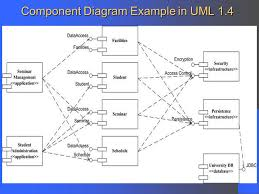
#> input picture backend/uploads/compononent.jpg.jpeg, 259 x 194 px
$ python -i symbol_detector.py   (imports and definitions only)
#> lines starting #> are read from the running program, lines starting #| are printed output that depends on the picture; after the words box and inside, x2 and y2 are one past the last pixel; in counts of white or black regions, pixels touching at a corner belong together
import cv2
import numpy as np

class SymbolDetector:
    def __init__(self, yolo_weights_path: str = None):
        self.yolo_model = None
        if yolo_weights_path:
            try:
                from ultralytics import YOLO
                self.yolo_model = YOLO(yolo_weights_path)
                print(f"Loaded YOLOv8 model from {yolo_weights_path}")
            except Exception as e:
                print(f"YOLO model load warning: {e}. Falling back to OpenCV contour geometric detector.")

    def detect(self, image_path: str) -> list:
#> called with image_path = '../../uploads/compononent.jpg.jpeg'
        img = cv2.imread(image_path)
#> img is the input picture: shape (194, 259, 3); mean B, G, R 229.9, 213.8, 209.2
        if img is None:
            return []

        # If YOLO model is loaded, run YOLO inference
        if self.yolo_model is not None:
            return self._run_yolo_detection(img)

        # Fallback to high-precision OpenCV contour classifier
        return self._run_contour_detection(img)

    def _run_contour_detection(self, img) -> list:
        gray = cv2.cvtColor(img, cv2.COLOR_BGR2GRAY)
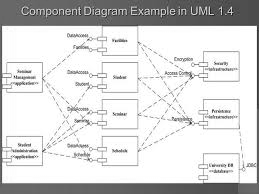
#> gray: shape (194, 259); min 4, max 255, mean 214.3
        blurred = cv2.GaussianBlur(gray, (5, 5), 0)
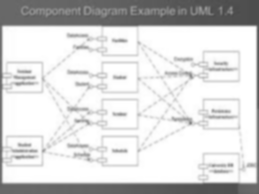
#> blurred: shape (194, 259); min 75, max 255, mean 214.3
        _, thresh = cv2.threshold(blurred, 0, 255, cv2.THRESH_BINARY_INV + cv2.THRESH_OTSU)
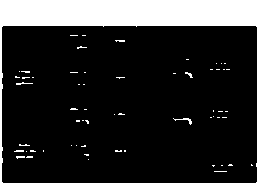
#> thresh: shape (194, 259); 21.2% white; 60 white regions (56 under 20 px)

        contours, hierarchy = cv2.findContours(thresh, cv2.RETR_TREE, cv2.CHAIN_APPROX_SIMPLE)
#> contours = 61 contours, 59 with area under 20; largest, box (x1, y1, x2, y2) and area: (0, 0, 259, 194) 49794, (1, 25, 258, 184) 40415

        detected_objects = []
        img_area = img.shape[0] * img.shape[1]
#> img_area = 50246

        symbol_counter = 1
        arrow_counter = 1

        for idx, cnt in enumerate(contours):
            area = cv2.contourArea(cnt)
            if area < 400 or area > img_area * 0.8:
                continue

            x, y, w, h = cv2.boundingRect(cnt)
            peri = cv2.arcLength(cnt, True)
            approx = cv2.approxPolyDP(cnt, 0.03 * peri, True)
            num_vertices = len(approx)

            aspect_ratio = float(w) / h
            rect_area = w * h
            extent = float(area) / rect_area

            # Shape classification logic
            shape_type = "Process"
            confidence = 0.94

            if num_vertices == 3:
                shape_type = "Arrow"
                confidence = 0.89
            elif num_vertices == 4:
                if extent < 0.68:
                    shape_type = "Decision"
                    confidence = 0.95
                elif 0.75 <= aspect_ratio <= 1.3 and extent > 0.82:
                    shape_type = "Process"
                    confidence = 0.96
                else:
                    shape_type = "Input/Output"
                    confidence = 0.89
            elif num_vertices > 4:
                hull = cv2.convexHull(cnt)
                hull_area = cv2.contourArea(hull)
                solidity = float(area) / hull_area if hull_area > 0 else 0

                if solidity > 0.88:
                    if area < 2800 and 0.8 <= aspect_ratio <= 1.2:
                        shape_type = "Connector"
                        confidence = 0.91
                    else:
                        shape_type = "Start/End"
                        confidence = 0.96
                else:
                    shape_type = "Arrow"
                    confidence = 0.86

            # Check overlap / duplicate bounding boxes
            is_dup = False
            for existing in detected_objects:
                ex, ey, ew, eh = existing["bbox"]
                cx, cy = x + w/2, y + h/2
                if ex <= cx <= ex + ew and ey <= cy <= ey + eh:
                    if abs(area - (ew * eh)) < area * 0.75:
                        is_dup = True
                        break
            if is_dup:
                continue

            if shape_type == "Arrow":
                node_id = f"arrow_{arrow_counter}"
                arrow_counter += 1
            else:
                node_id = f"node_{symbol_counter}"
                symbol_counter += 1

            detected_objects.append({
                "id": node_id,
                "label": shape_type,
                "confidence": round(confidence, 2),
                "bbox": [x, y, w, h],
                "center": [int(x + w/2), int(y + h/2)],
                "area": int(area),
                "num_vertices": num_vertices,
                "extent": round(extent, 2)
            })
#> this loop made 61 passes
#> (cnt, area) on pass 1: ([[0, 0], [0, 193], [258, 193], [258, 0]], 49794)
#> area on pass 2: 40415
#> after the loop, arrow_counter = 1; detected_objects = []; symbol_counter = 1

        # Ensure fallback objects if image is plain or unsegmented
        if len(detected_objects) < 2:
            detected_objects = self._generate_fallback_flowchart_symbols(img.shape[1], img.shape[0])

        return detected_objects

    def _run_yolo_detection(self, img) -> list:
        results = self.yolo_model(img)
        detected_objects = []
        for idx, r in enumerate(results[0].boxes):
            box = r.xywh[0].cpu().numpy()
            cls_id = int(r.cls[0].cpu().numpy())
            conf = float(r.conf[0].cpu().numpy())
            label = self.yolo_model.names.get(cls_id, "Symbol")

            x, y, w, h = int(box[0] - box[2]/2), int(box[1] - box[3]/2), int(box[2]), int(box[3])
            detected_objects.append({
                "id": f"yolo_{idx+1}",
                "label": label,
                "confidence": round(conf, 2),
                "bbox": [x, y, w, h],
                "center": [int(box[0]), int(box[1])],
                "area": int(w * h)
            })
        return detected_objects

    def _generate_fallback_flowchart_symbols(self, width: int, height: int) -> list:
        return [
            {"id": "node_1", "label": "Start", "confidence": 0.98, "bbox": [int(width*0.4), int(height*0.08), int(width*0.2), 50], "center": [int(width*0.5), int(height*0.08 + 25)], "area": 10000},
            {"id": "node_2", "label": "Input/Output", "confidence": 0.94, "bbox": [int(width*0.38), int(height*0.25), int(width*0.24), 55], "center": [int(width*0.5), int(height*0.25 + 27)], "area": 12000},
            {"id": "node_3", "label": "Process", "confidence": 0.96, "bbox": [int(width*0.38), int(height*0.42), int(width*0.24), 60], "center": [int(width*0.5), int(height*0.42 + 30)], "area": 14000},
            {"id": "node_4", "label": "Decision", "confidence": 0.95, "bbox": [int(width*0.35), int(height*0.60), int(width*0.30), 70], "center": [int(width*0.5), int(height*0.60 + 35)], "area": 16000},
            {"id": "node_5", "label": "Process", "confidence": 0.92, "bbox": [int(width*0.10), int(height*0.78), int(width*0.24), 60], "center": [int(width*0.22), int(height*0.78 + 30)], "area": 14000},
            {"id": "node_6", "label": "End", "confidence": 0.97, "bbox": [int(width*0.66), int(height*0.78), int(width*0.20), 50], "center": [int(width*0.76), int(height*0.78 + 25)], "area": 10000},
            {"id": "arrow_1", "label": "Arrow", "confidence": 0.91, "bbox": [int(width*0.49), int(height*0.14), 20, int(height*0.10)], "center": [int(width*0.5), int(height*0.19)], "area": 2000},
            {"id": "arrow_2", "label": "Arrow", "confidence": 0.90, "bbox": [int(width*0.49), int(height*0.31), 20, int(height*0.10)], "center": [int(width*0.5), int(height*0.36)], "area": 2000},
            {"id": "arrow_3", "label": "Arrow", "confidence": 0.92, "bbox": [int(width*0.49), int(height*0.49), 20, int(height*0.10)], "center": [int(width*0.5), int(height*0.54)], "area": 2000},
            {"id": "arrow_4", "label": "Arrow", "confidence": 0.88, "bbox": [int(width*0.22), int(height*0.68), int(width*0.15), 20], "center": [int(width*0.29), int(height*0.69)], "area": 2000},
            {"id": "arrow_5", "label": "Arrow", "confidence": 0.89, "bbox": [int(width*0.63), int(height*0.68), int(width*0.15), 20], "center": [int(width*0.70), int(height*0.69)], "area": 2000}
        ]

>>> result = SymbolDetector().detect('../../uploads/compononent.jpg.jpeg')
#> result = 11 items

$ run again, on backend/uploads/preset_activity.png
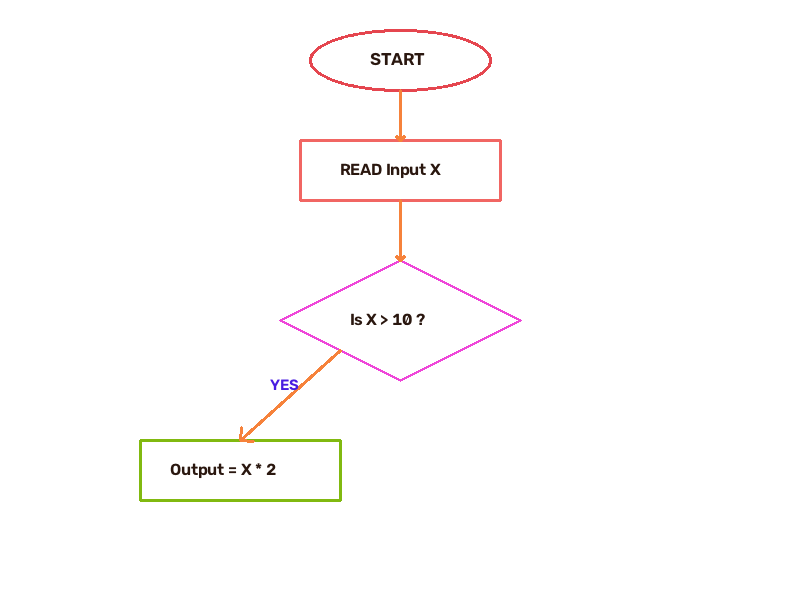
#> input picture backend/uploads/preset_activity.png, 800 x 600 px
#> in detect, img is the input picture: shape (600, 800, 3); mean B, G, R 252, 252.3, 253.7
#> in _run_contour_detection, `blurred = cv2.GaussianBlur(gray, (5, 5), 0)`:
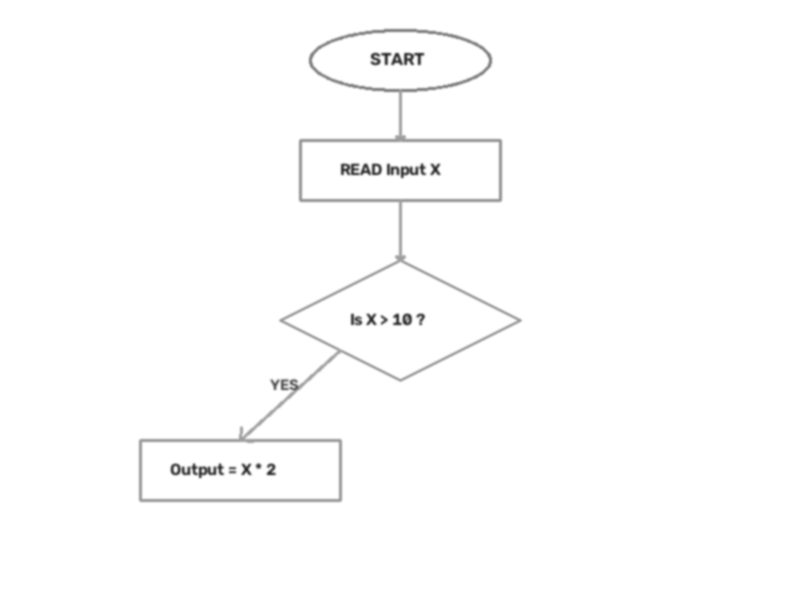
#> blurred: shape (600, 800); min 42, max 255, mean 252.7
#> in _run_contour_detection, `_, thresh = cv2.threshold(blurred, 0, 255, cv2.THRESH_BINARY_INV + cv2..`:
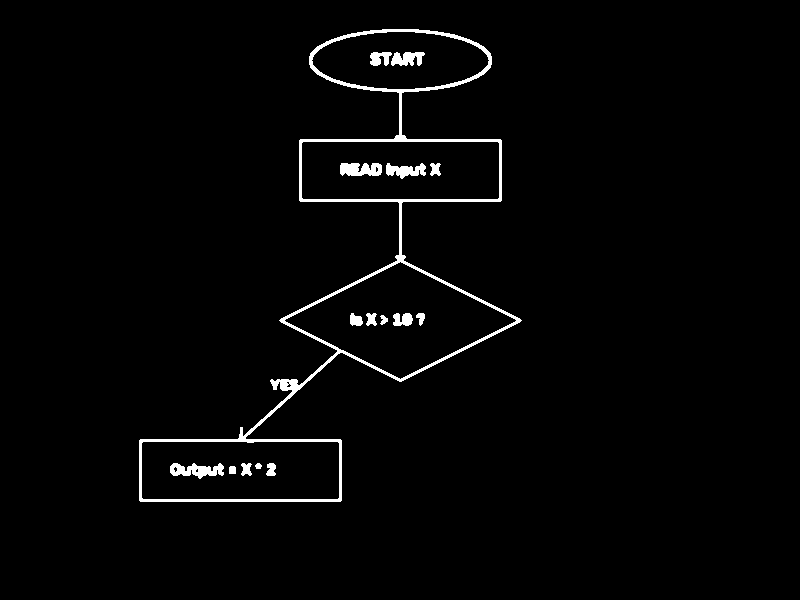
#> thresh: shape (600, 800); 2.1% white; 16 white regions
#> contours = 25 contours, 5 with area under 20; largest, box (x1, y1, x2, y2) and area: (139, 29, 522, 502) 49924, (284, 261, 517, 380) 13804, (301, 141, 500, 200) 11476, (141, 441, 340, 500) 11469, (311, 31, 490, 90) 7934
#> the loop in _run_contour_detection, `for idx, cnt in enumerate(contours):` made 25 passes
#> (area, x, y, w, h, peri, num_vertices, aspect_ratio) on passes 1, 7, 21, 23: (49923.5, 139, 29, 383, 473, 2613, 8, 0.81), (449, 170, 463, 54, 16, 173.2, 10, 3.38), (403, 340, 163, 42, 13, 136.6, 8, 3.23), (7934, 311, 31, 179, 59, 411.1, 6, 3.03)
#> after the loop in _run_contour_detection, `for idx, cnt in enumerate(contours):`: arrow_counter = 4; detected_objects = 7 items; symbol_counter = 5
#> result = 7 items
